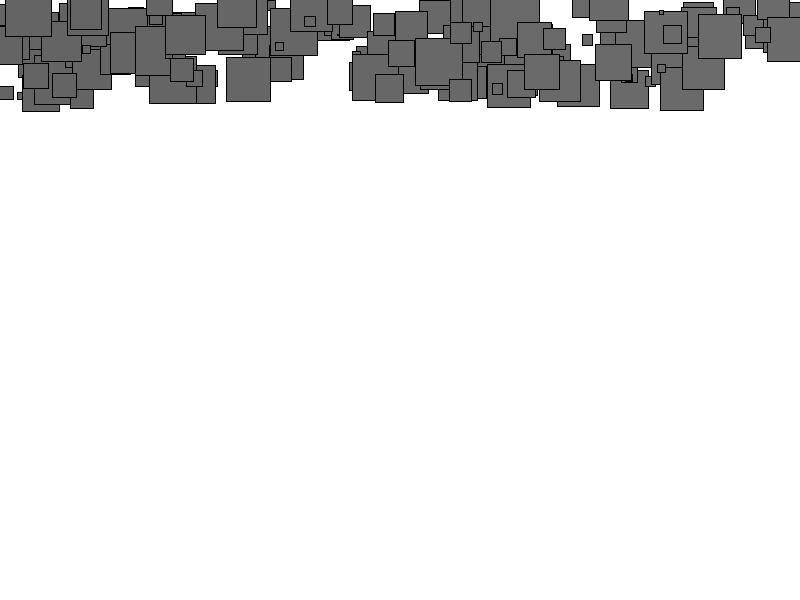
Frame 1 (no input)
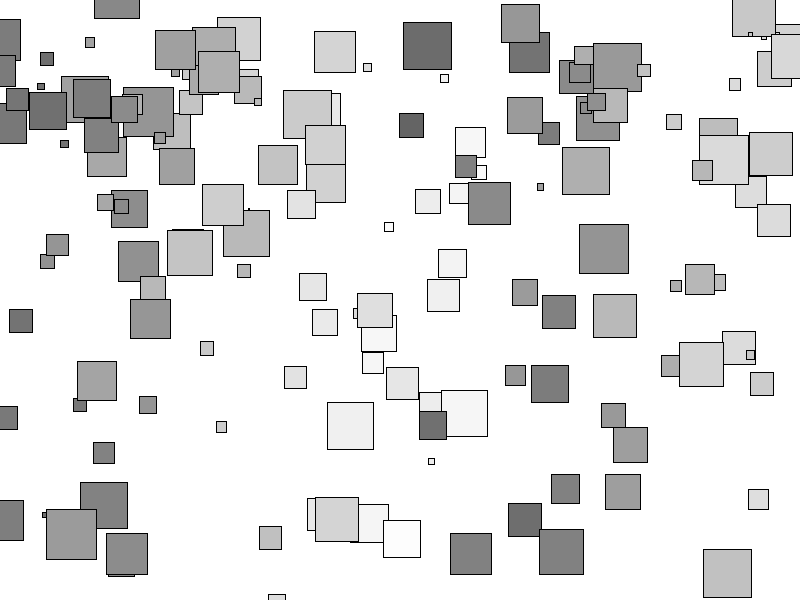
Frame 60 (the mouse pressed at the canvas centre just before this capture)
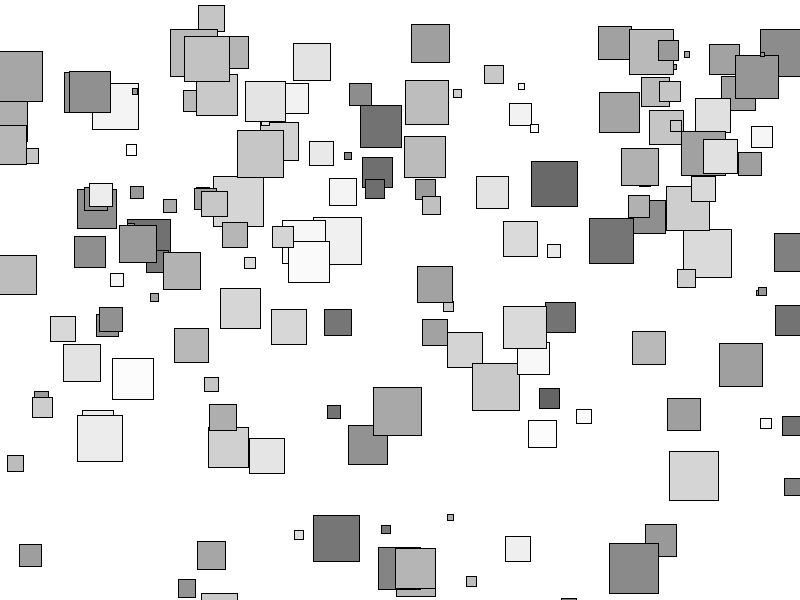
Frame 120 (the mouse held since frame 60 and released just before this capture)

The Processing sketch that drew these frames (run headless with seeded random() and noise(); from frame 60 on, the mouse is pressed at the canvas centre):

// Processing sketch: processing_108138
// ── processing_108138.pde

Square[] squares_bjekts;
int squares;
void setup() {
  //size(displayWidth,displayHeight);
  size(800,600);
  squares = width/5;
  //squares = 1500;
  squares_bjekts = new Square[squares];
  for (int i = 0; i < squares; i++) {
    squares_bjekts[i] = new Square(random(1,width), random(0, 100), random(1, 50), random(1, 50), 0, random(0.01, 0.99));
  }
  //square_1 = new Square(100, 0, 0, 0.1);

}

void draw() {
  background(255);
   for (int i = 0; i < squares; i++) {
    squares_bjekts[i].calculate_changes();
    squares_bjekts[i].display();
  }
}

class Square {
  
  float x;
  float y;
  float speed;
  float gravity;
  float wwidth;
  float hheight;
  float c = 100;
  float v = random(0,1);
  
  Square(float xx, float yy, float tempwidth, float tempheight, float sspeed, float ggravity) {
    x = xx;
    y = yy;
    speed = sspeed;
    gravity = ggravity;
    wwidth = tempwidth;
    hheight = tempheight;
  }
   // Display the square
   void display() {
    fill(c);
    stroke(0);
    rectMode(CENTER);
    rect(x,y,wwidth,wwidth);
   }
  
   void calculate_changes() {
     
    // Add speed to location.
    c = c + ((c/c)*x/c);
    y = y + speed;
    
    // Add gravity to speed.
    speed = speed + (gravity + (wwidth*(gravity/10)));
    
    // If square reaches the bottom
    // Reverse speed
    if (y > height) {
      // Multiplying by -0.95 instead of -1 slows the square down each time it bounces (by decreasing speed).  
      // This is known as a "dampening" effect and is a more realistic simulation of the real world (without it, a ball would bounce forever).
      speed = speed * -0.95;  
    } 
    
    if(v<0.5) {
      x = x-1.5;
    }
    if(v>0.5) {
      x = x+1.5;
    }
    if(x >= width){
      v=0;
    }
    
    if(x <= 0){
      v=1;
    }
    if (c > 255){
      c = 100;
    }
    println(speed);
   }
}
